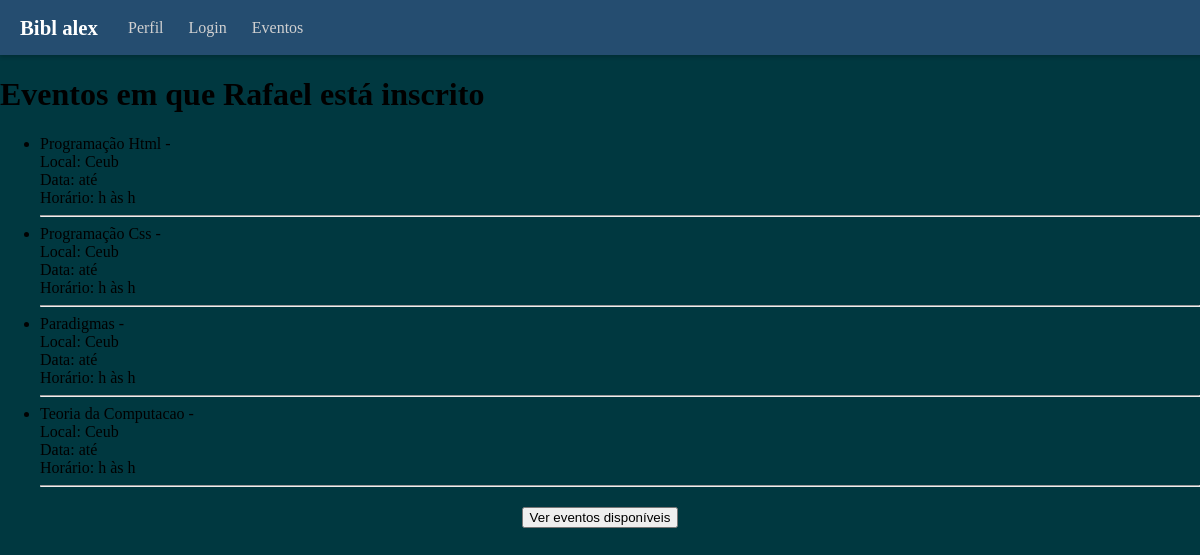
Screenshot of /home_inscricao/ (signed in) with the database file from the repository.
### login/models.py (models this page shows)
class Usuario(models.Model):
    id_usuario = models.AutoField(primary_key=True, unique=True)
    nome = models.TextField(max_length=150)
    telefone = models.CharField(max_length=15, null=True)
    instEnsino = models.TextField(max_length=100, null= True)
    senha = models.CharField(max_length=200, null=False)
    email = models.EmailField(max_length=254, unique=True)
    tipo = models.CharField(max_length=50, choices=[("estudante", "Estudante"), ("professor", "Professor"), ("organizador", "Organizador")], default= "Estudante")

class Evento (models.Model):
    id_evento = models.AutoField(primary_key=True, unique=True)
    nome = models.TextField(max_length=100, null= True)
    tipoEvento = models.TextField(max_length=200)
    dataIni = models.DateField()
    dataFin = models.DateField()
    horasDura = models.TimeField(null=True, blank=True)
    local = models.TextField(max_length=200)
    quantPart = models.IntegerField(validators=[MinValueValidator(0)])
    organizador = models.TextField(max_length=200)
    vagas = models.IntegerField(validators=[MinValueValidator(0)], null=False)
    certificado = models.BooleanField(default=False)

### login/views.py (the view)
# urls.py: path("home_inscricao/", views.home_inscricao, name = "list_inscricao"),
def home_inscricao(request):
    usuario_id = request.session.get("usuario_id")
    if not usuario_id:
        return redirect("login")
    usuario = get_object_or_404(Usuario, id_usuario=usuario_id)
    inscritos = Inscrito.objects.filter(usuario_id=usuario)
    eventos_inscritos = [i.evento_id for i in inscritos]
    return render(request, "list_inscricoes.html", {
        "usuario": usuario,
        "eventos": eventos_inscritos,
    })

### login/templates/list_inscricoes.html
{% extends 'base.html' %}
{% block content %}
    <h1>Eventos em que {{ usuario.nome }} está inscrito</h1>
    {% if eventos %}
        <ul>
        {% for evento in eventos %}
            <li>
                {{ evento.nome }} - {{ evento.tipoevento }} <br>
                Local: {{ evento.local }} <br>
                Data: {{ evento.dataI }} até {{ evento.dataF }} <br>
                Horário: {{ evento.horarioI }}h às {{ evento.horarioF }}h
            </li>
            <hr>
        {% endfor %}
        </ul>
    {% else %}
        <p>Você ainda não está inscrito em nenhum evento.</p>
    {% endif %}
</body>
</html>
<section style="margin-top: 20px; text-align: center;">
  <a href="{% url 'inscricao_evento_disp' %}">
    <button>
      Ver eventos disponíveis
    </button>
  </a>
</section>
{% endblock  %}

### static/Css/style_base.css (style rules this page uses)
body { margin: 0; padding-top: 55px; background-color: #003840 }

### rows the page displays
Usuario: nome "Rafael"
Evento: nome "Programação Html", local "Ceub"
Evento: nome "Programação Css", local "Ceub"
Evento: nome "Paradigmas", local "Ceub"
Evento: nome "Teoria da Computacao", local "Ceub"
